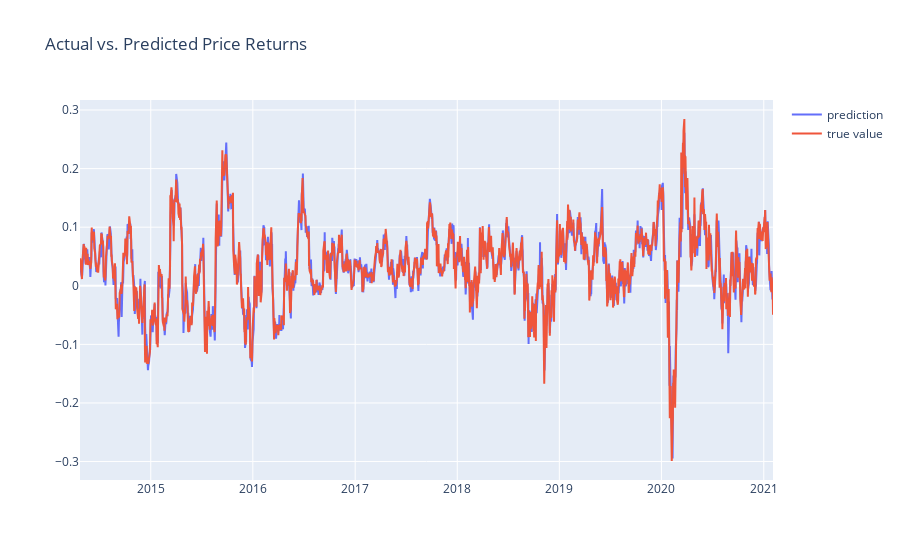

The notebook cell saved with this chart:
### Code cell
# plot the differences
fig = go.Figure()
fig.add_trace(go.Scatter(x = X_test.index, y=mod.predict(X_test), name = 'prediction'))
fig.add_trace(go.Scatter(x = X_test.index, y=y_test, name = 'true value'))
fig.update_layout(title = 'Actual vs. Predicted Price Returns')

### Figure 1 — Plotly figure (JSON) as saved in the notebook; plotly's stock layout.template omitted (floating-point values rounded to 4 significant figures; data arrays with more than 128 entries replaced by an {"elided": "..."} marker saying what was removed)
{"data": [{"name": "prediction", "type": "scatter", "x": {"elided": "1709 str values"}, "y": {"elided": "1709 float values"}}, {"name": "true value", "type": "scatter", "x": {"elided": "1709 str values"}, "y": {"elided": "1709 float values"}}], "layout": {"title": {"text": "Actual vs. Predicted Price Returns"}}}
